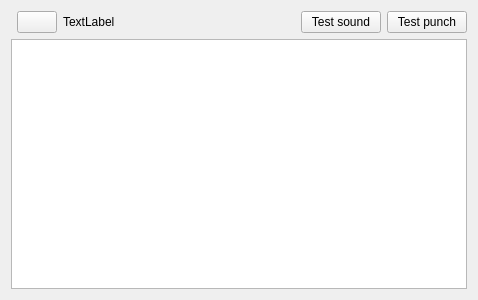
<?xml version="1.0" encoding="UTF-8"?>
<ui version="4.0">
 <class>CardReaderWidget</class>
 <widget class="QWidget" name="CardReaderWidget">
  <property name="geometry">
   <rect>
    <x>0</x>
    <y>0</y>
    <width>478</width>
    <height>300</height>
   </rect>
  </property>
  <property name="windowTitle">
   <string>Form</string>
  </property>
  <layout class="QVBoxLayout" name="verticalLayout">
   <item>
    <layout class="QHBoxLayout" name="horizontalLayout">
     <item>
      <widget class="qf::gui::TableViewToolBar" name="tblCardsTB" native="true"/>
     </item>
     <item>
      <widget class="QFrame" name="frmToolbar">
       <property name="sizePolicy">
        <sizepolicy hsizetype="MinimumExpanding" vsizetype="Preferred">
         <horstretch>0</horstretch>
         <verstretch>0</verstretch>
        </sizepolicy>
       </property>
       <property name="frameShape">
        <enum>QFrame::NoFrame</enum>
       </property>
       <property name="frameShadow">
        <enum>QFrame::Raised</enum>
       </property>
       <layout class="QHBoxLayout" name="horizontalLayout_2">
        <property name="leftMargin">
         <number>0</number>
        </property>
        <property name="topMargin">
         <number>0</number>
        </property>
        <property name="rightMargin">
         <number>0</number>
        </property>
        <property name="bottomMargin">
         <number>0</number>
        </property>
        <item>
         <widget class="QPushButton" name="btComPort">
          <property name="icon">
           <iconset resource="../CardReader.qrc">
            <normaloff>:/quickevent/CardReader/images/comm.svg</normaloff>:/quickevent/CardReader/images/comm.svg</iconset>
          </property>
          <property name="iconSize">
           <size>
            <width>24</width>
            <height>24</height>
           </size>
          </property>
          <property name="checkable">
           <bool>true</bool>
          </property>
         </widget>
        </item>
        <item>
         <widget class="QLabel" name="lblConnectionInfo">
          <property name="text">
           <string notr="true">TextLabel</string>
          </property>
         </widget>
        </item>
        <item>
         <spacer name="horizontalSpacer">
          <property name="orientation">
           <enum>Qt::Horizontal</enum>
          </property>
          <property name="sizeHint" stdset="0">
           <size>
            <width>40</width>
            <height>20</height>
           </size>
          </property>
         </spacer>
        </item>
        <item>
         <widget class="QPushButton" name="btTestSound">
          <property name="text">
           <string>Test sound</string>
          </property>
         </widget>
        </item>
        <item>
         <widget class="QPushButton" name="btTest">
          <property name="text">
           <string>Test punch</string>
          </property>
         </widget>
        </item>
       </layout>
      </widget>
     </item>
    </layout>
   </item>
   <item>
    <widget class="qf::gui::TableView" name="tblCards"/>
   </item>
  </layout>
 </widget>
 <customwidgets>
  <customwidget>
   <class>qf::gui::TableView</class>
   <extends>QTableView</extends>
   <header location="global">qf/gui/tableview.h</header>
  </customwidget>
  <customwidget>
   <class>qf::gui::TableViewToolBar</class>
   <extends>QWidget</extends>
   <header location="global">qf/gui/tableviewtoolbar.h</header>
   <container>1</container>
  </customwidget>
 </customwidgets>
 <resources>
  <include location="../CardReader.qrc"/>
 </resources>
 <connections/>
</ui>
